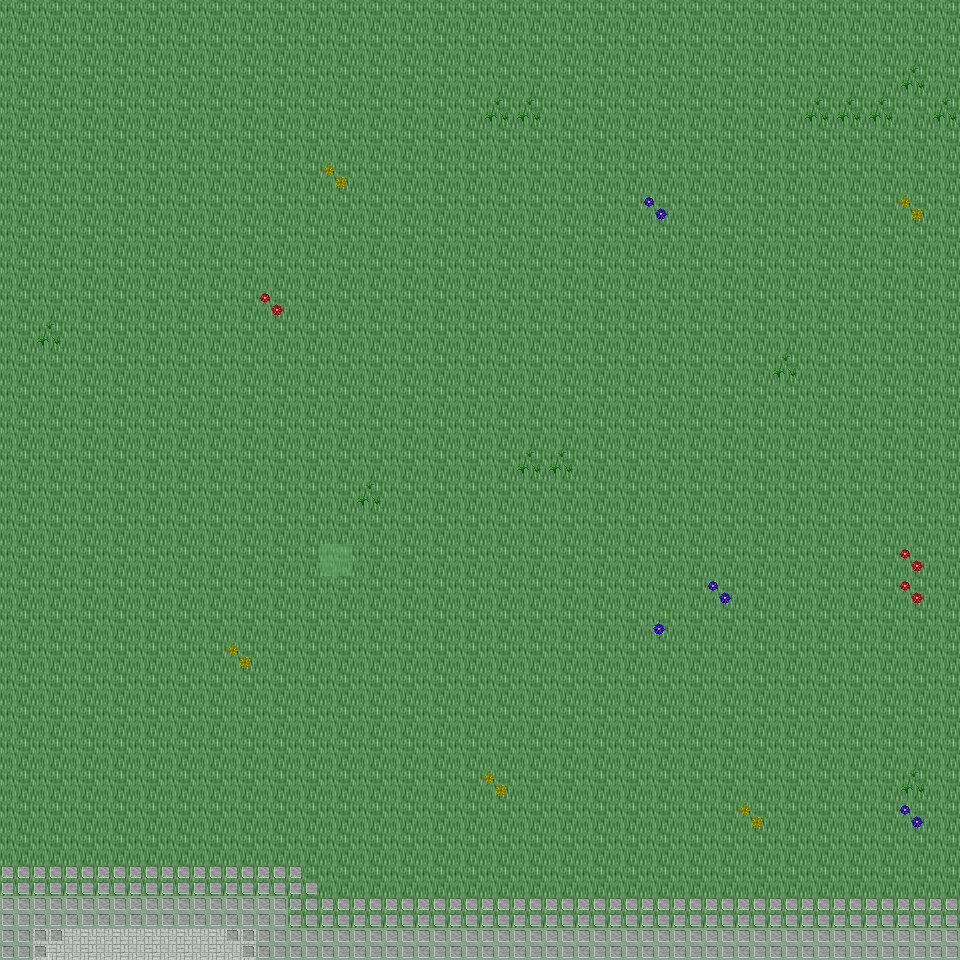

A level layout from a 2D game, rendered from its tile map. Below: a short description, then the map file with tile-grid data replaced by summaries:
An orthogonal 30x30 tile map with 32x32 px tiles, 6 tile layers (Ground, Object, Object2, Above, ...), 29 tilesets and 3 objects (3x mapExit).

<map version="1.0" orientation="orthogonal" renderorder="right-down" width="30" height="30" tilewidth="32" tileheight="32" nextobjectid="4">
  <tileset firstgid="1" name="tileset_ground_ground" tilewidth="32" tileheight="32" tilecount="33" columns="3">
    <image source="../drawable/tileset_ground_ground.png" width="96" height="352" />
  </tileset>
  <tileset firstgid="34" name="tileset_ground_water_pool" tilewidth="32" tileheight="32" tilecount="72" columns="3">
    <image source="../drawable/tileset_ground_water_pool.png" width="96" height="768" />
  </tileset>
  <tileset firstgid="106" name="tileset_ground_earth_edges" tilewidth="32" tileheight="32" tilecount="18" columns="6">
    <image source="../drawable/tileset_ground_earth_edges.png" width="192" height="96" />
  </tileset>
  <tileset firstgid="124" name="tileset_ground_grass_edges" tilewidth="32" tileheight="32" tilecount="36" columns="12">
    <image source="../drawable/tileset_ground_grass_edges.png" width="384" height="96" />
  </tileset>
  <tileset firstgid="160" name="tileset_ground_grass_corners" tilewidth="32" tileheight="32" tilecount="24" columns="6">
    <image source="../drawable/tileset_ground_grass_corners.png" width="192" height="128" />
  </tileset>
  <tileset firstgid="184" name="tileset_ground_water_pool_corners" tilewidth="32" tileheight="32" tilecount="72" columns="3">
    <image source="../drawable/tileset_ground_water_pool_corners.png" width="96" height="768" />
  </tileset>
  <tileset firstgid="256" name="tileset_furniture_carpet_carpets" tilewidth="32" tileheight="32" tilecount="8" columns="4">
    <image source="../drawable/tileset_furniture_carpet_carpets.png" width="128" height="64" />
  </tileset>
  <tileset firstgid="264" name="tileset_ground_ridge_earth_dark" tilewidth="32" tileheight="32" tilecount="96" columns="12">
    <image source="../drawable/tileset_ground_ridge_earth_dark.png" width="384" height="256" />
  </tileset>
  <tileset firstgid="360" name="tileset_ground_ridge_earth_pale" tilewidth="32" tileheight="32" tilecount="96" columns="12">
    <image source="../drawable/tileset_ground_ridge_earth_pale.png" width="384" height="256" />
  </tileset>
  <tileset firstgid="456" name="tileset_plant_grasses" tilewidth="32" tileheight="32" tilecount="6" columns="3">
    <image source="../drawable/tileset_plant_grasses.png" width="96" height="64" />
  </tileset>
  <tileset firstgid="462" name="tileset_plant_flower_daisy_red" tilewidth="32" tileheight="32" tilecount="8" columns="2">
    <image source="../drawable/tileset_plant_flower_daisy_red.png" width="64" height="128" />
  </tileset>
  <tileset firstgid="470" name="tileset_plant_flower_daisy_blue" tilewidth="32" tileheight="32" tilecount="8" columns="2">
    <image source="../drawable/tileset_plant_flower_daisy_blue.png" width="64" height="128" />
  </tileset>
  <tileset firstgid="478" name="tileset_plant_flower_daisy_yellow" tilewidth="32" tileheight="32" tilecount="8" columns="2">
    <image source="../drawable/tileset_plant_flower_daisy_yellow.png" width="64" height="128" />
  </tileset>
  <tileset firstgid="486" name="tileset_plant_bush_bushes" tilewidth="32" tileheight="32" tilecount="10" columns="5">
    <image source="../drawable/tileset_plant_bush_bushes.png" width="160" height="64" />
  </tileset>
  <tileset firstgid="496" name="tileset_furniture_table_long_side_on_pale" tilewidth="32" tileheight="32" tilecount="3" columns="3">
    <image source="../drawable/tileset_furniture_table_long_side_on_pale.png" width="96" height="32" />
  </tileset>
  <tileset firstgid="499" name="tileset_plant_stump_small_stump" tilewidth="32" tileheight="32" tilecount="4" columns="2">
    <image source="../drawable/tileset_plant_stump_small_stump.png" width="64" height="64" />
  </tileset>
  <tileset firstgid="503" name="tileset_ground_rock_rocks_2" tilewidth="32" tileheight="32" tilecount="4" columns="2">
    <image source="../drawable/tileset_ground_rock_rocks_2.png" width="64" height="64" />
  </tileset>
  <tileset firstgid="507" name="tileset_ground_ladder_vertical_dark" tilewidth="32" tileheight="32" tilecount="3" columns="3">
    <image source="../drawable/tileset_ground_ladder_vertical_dark.png" width="96" height="32" />
  </tileset>
  <tileset firstgid="510" name="tileset_item_statue_green_stone" tilewidth="32" tileheight="32" tilecount="12" columns="4">
    <image source="../drawable/tileset_item_statue_green_stone.png" width="128" height="96" />
  </tileset>
  <tileset firstgid="522" name="tileset_logic_creature_gnome" tilewidth="32" tileheight="32" tilecount="6" columns="6">
    <image source="../drawable/tileset_logic_creature_gnome.png" width="192" height="32" />
  </tileset>
  <tileset firstgid="528" name="tileset_logic_creature_animal" tilewidth="32" tileheight="32" tilecount="32" columns="8">
    <image source="../drawable/tileset_logic_creature_animal.png" width="256" height="128" />
  </tileset>
  <tileset firstgid="560" name="tileset_logic_collision" tilewidth="32" tileheight="32" tilecount="1" columns="1">
    <image source="../drawable/tileset_logic_collision.png" width="32" height="32" />
  </tileset>
  <tileset firstgid="561" name="tileset_furniture_table_long_front_on_pale" tilewidth="32" tileheight="32" tilecount="3" columns="1">
    <image source="../drawable/tileset_furniture_table_long_front_on_pale.png" width="32" height="96" />
  </tileset>
  <tileset firstgid="564" name="tileset_furniture_light_flames" tilewidth="32" tileheight="32" tilecount="6" columns="6">
    <image source="../drawable/tileset_furniture_light_flames.png" width="192" height="32" />
  </tileset>
  <tileset firstgid="570" name="tileset_ground_green_paving" tilewidth="32" tileheight="32" tilecount="18" columns="3">
    <image source="../drawable/tileset_ground_green_paving.png" width="96" height="192" />
  </tileset>
  <tileset firstgid="588" name="tileset_logic_protection" tilewidth="32" tileheight="32" tilecount="2" columns="2">
    <image source="../drawable/tileset_logic_protection.png" width="64" height="32" />
  </tileset>
  <tileset firstgid="590" name="tileset_building_castle" tilewidth="32" tileheight="32" tilecount="320" columns="20">
    <image source="../drawable/tileset_building_castle.png" width="640" height="512" />
  </tileset>
  <tileset firstgid="910" name="tileset_light_yellow_light_5x5" tilewidth="32" tileheight="32" tilecount="25" columns="5">
    <image source="../drawable/tileset_light_yellow_light_5x5.png" width="160" height="160" />
  </tileset>
  <tileset firstgid="935" name="tileset_logic_creature_human_risecia" tilewidth="32" tileheight="32" tilecount="4" columns="4">
    <image source="../drawable/tileset_logic_creature_human_risecia.png" width="128" height="32" />
  </tileset>
  <layer name="Ground" width="30" height="30">
    <data>[900 cells, 900 non-empty, 3 distinct tile ids]</data>
  </layer>
  <layer name="Object" width="30" height="30">
    <data>[900 cells, 65 non-empty, 4 distinct tile ids]</data>
  </layer>
  <layer name="Object2" width="30" height="30">
    <data>[900 cells, 26 non-empty, 6 distinct tile ids]</data>
  </layer>
  <layer name="Above" width="30" height="30">
    <data>[900 cells, 0 non-empty, 0 distinct tile ids]</data>
  </layer>
  <layer name="Above2" width="30" height="30">
    <data>[900 cells, 0 non-empty, 0 distinct tile ids]</data>
  </layer>
  <layer name="Walkable" width="30" height="30">
    <data>[900 cells, 1 non-empty, 1 distinct tile ids]</data>
  </layer>
  <objectgroup name="MapEvents">
    <object id="1" name="south" type="mapExit" x="0" y="928" width="960" height="32">
      <properties>
        <property name="map" value="level_0_x71_y94" />
        <property name="x" value="0" />
        <property name="y" value="1" />
      </properties>
    </object>
    </objectgroup>
</map>
<!-- 2 of 3 objects omitted -->
